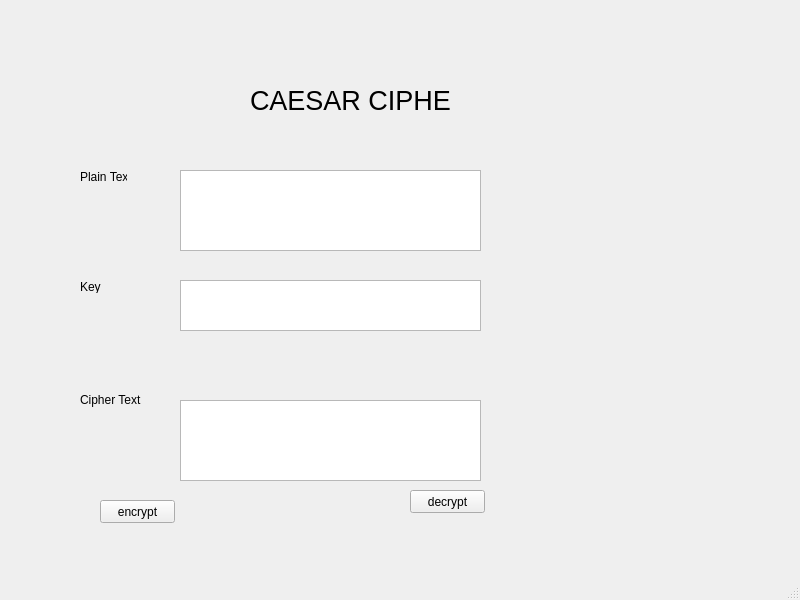
<?xml version="1.0" encoding="UTF-8"?>
<ui version="4.0">
 <class>MainWindow</class>
 <widget class="QMainWindow" name="MainWindow">
  <property name="geometry">
   <rect>
    <x>0</x>
    <y>0</y>
    <width>800</width>
    <height>600</height>
   </rect>
  </property>
  <property name="windowTitle">
   <string>MainWindow</string>
  </property>
  <widget class="QWidget" name="centralwidget">
   <widget class="QLabel" name="label_4">
    <property name="geometry">
     <rect>
      <x>80</x>
      <y>390</y>
      <width>61</width>
      <height>20</height>
     </rect>
    </property>
    <property name="text">
     <string>Cipher Text</string>
    </property>
   </widget>
   <widget class="QLabel" name="label_3">
    <property name="geometry">
     <rect>
      <x>80</x>
      <y>280</y>
      <width>47</width>
      <height>13</height>
     </rect>
    </property>
    <property name="text">
     <string>Key</string>
    </property>
   </widget>
   <widget class="QPlainTextEdit" name="txt_cipher_text">
    <property name="geometry">
     <rect>
      <x>180</x>
      <y>400</y>
      <width>301</width>
      <height>81</height>
     </rect>
    </property>
   </widget>
   <widget class="QLabel" name="label">
    <property name="geometry">
     <rect>
      <x>250</x>
      <y>70</y>
      <width>201</width>
      <height>61</height>
     </rect>
    </property>
    <property name="font">
     <font>
      <pointsize>20</pointsize>
     </font>
    </property>
    <property name="text">
     <string>CAESAR CIPHER</string>
    </property>
   </widget>
   <widget class="QLabel" name="label_2">
    <property name="geometry">
     <rect>
      <x>80</x>
      <y>170</y>
      <width>47</width>
      <height>13</height>
     </rect>
    </property>
    <property name="text">
     <string>Plain Text</string>
    </property>
   </widget>
   <widget class="QTextEdit" name="txt_key">
    <property name="geometry">
     <rect>
      <x>180</x>
      <y>280</y>
      <width>301</width>
      <height>51</height>
     </rect>
    </property>
   </widget>
   <widget class="QPlainTextEdit" name="txt_plain_text">
    <property name="geometry">
     <rect>
      <x>180</x>
      <y>170</y>
      <width>301</width>
      <height>81</height>
     </rect>
    </property>
   </widget>
   <widget class="QPushButton" name="btn_encrypt">
    <property name="geometry">
     <rect>
      <x>100</x>
      <y>500</y>
      <width>75</width>
      <height>23</height>
     </rect>
    </property>
    <property name="text">
     <string>encrypt</string>
    </property>
   </widget>
   <widget class="QPushButton" name="btn_decrypt">
    <property name="geometry">
     <rect>
      <x>410</x>
      <y>490</y>
      <width>75</width>
      <height>23</height>
     </rect>
    </property>
    <property name="text">
     <string>decrypt</string>
    </property>
   </widget>
  </widget>
  <widget class="QMenuBar" name="menubar">
   <property name="geometry">
    <rect>
     <x>0</x>
     <y>0</y>
     <width>800</width>
     <height>21</height>
    </rect>
   </property>
  </widget>
  <widget class="QStatusBar" name="statusbar"/>
 </widget>
 <resources/>
 <connections/>
</ui>
